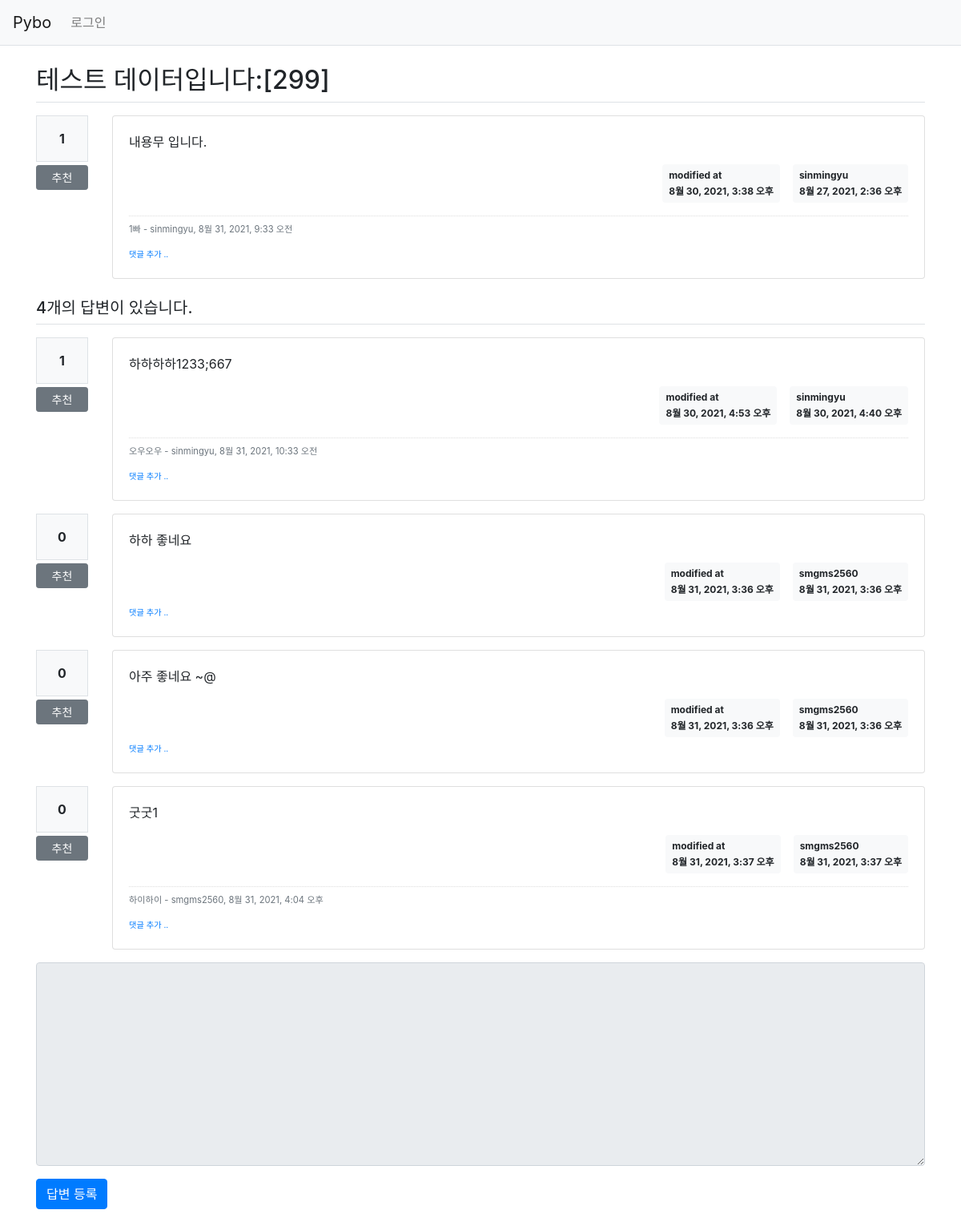
/pybo/304/, run on the app's committed database.
### pybo/models.py (models this page shows, shortened)
class Question(models.Model):
    author = models.ForeignKey(User, on_delete=models.CASCADE,
                               related_name='author_question')
    subject = models.CharField(max_length=200)
    content = models.TextField()
    create_date = models.DateTimeField()
    modify_date = models.DateTimeField(null=True, blank=True)
    voter = models.ManyToManyField(User, related_name='voter_question')

class Comment(models.Model):
    author = models.ForeignKey(User, on_delete=models.CASCADE)
    content = models.TextField()
    create_date = models.DateTimeField()
    modify_date = models.DateTimeField(null=True, blank=True)
    question = models.ForeignKey(Question, null=True, blank=True,
                                 on_delete=models.CASCADE)
    answer = models.ForeignKey(Answer, null=True, blank=True, on_delete=models.CASCADE)

class Answer(models.Model):
    author = models.ForeignKey(User, on_delete=models.CASCADE,
                               related_name='author_answer')
    question = models.ForeignKey(Question, on_delete=models.CASCADE)
    content = models.TextField()
    create_date = models.DateTimeField()
    modify_date = models.DateTimeField(null=True, blank=True)
    voter = models.ManyToManyField(User, related_name='voter_answer')

### pybo/views/base_views.py (the view)
def detail(request, question_id):
    question = get_object_or_404(Question, pk=question_id)
    context = {'question': question}
    return render(request, 'pybo/question_detail.html', context)

### pybo/templatetags/pybo_filter.py (called while the page is built)
@register.filter()
def mark(value):
    extensions = ["nl2br", "fenced_code"]
    return mark_safe(markdown.markdown(value, extensions=extensions))

### templates/pybo/question_detail.html (shortened to what this page needs)
{% extends 'base.html' %}
{% load pybo_filter %}
{% block content %}
<div class="container my-3">
    <h2 class="border-bottom py-2">{{ question.subject }}</h2>
    <div class="row my-3">
        <div class="col-1">
            <div class="bg-light text-center p-3 border font-weight-bolder mb-1">
                {{ question.voter.count }}
            </div>
            <a href="#" data-uri="{% url 'pybo:vote_question' question.id %}"
               class="recommend btn btn-sm btn-secondary btn-block my-1">추천</a>
        </div>
        <div class="col-11">
            <div class="card">
                <div class="card-body">
                    <div class="card-text">
                        {{ question.content|mark }}
                    </div>
                    <div class="d-flex justify-content-end">
                        {% if question.modify_date %}
                        <div class="badge badge-light p-2 text-left mx-3">
                            <div class="mb-2">modified at</div>
                            <div>{{ question.modify_date }}</div>
                        </div>
                        {% endif %}
                        <div class="badge badge-light p-2 text-left">
                            <div class="mb-2">{{ question.author.username }}</div>
                            <div>{{ question.create_date }}</div>
                        </div>
                    </div>
                    {% if question.comment_set.count > 0 %}
                    <div class="mt-3">
                        {% for comment in question.comment_set.all %}
                        <div class="comment py-2 text-muted">
                            <span style="white-space: pre-line;">{{ comment.content }}</span>
                            <span>
                                - {{ comment.author }}, {{ comment.create_date }}
                            </span>
                        </div>
                        {% endfor %}
                    </div>
                    {% endif %}
                    <div>
                        <a href="{% url 'pybo:comment_create_question' question.id %}" class="small"><small>댓글 추가 ..</small></a>
                    </div>
                </div>
            </div>
        </div>
    </div>
    <h5 class="border-bottom my-3 py-2">
        {{question.answer_set.count}}개의 답변이 있습니다.
    </h5>
    {% for answer in question.answer_set.all %}
    <div class="row my-3">
        <div class="col-1">
            <div class="bg-light text-center p-3 border font-weight-bolder mb-1">
                {{ answer.voter.count }}
            </div>
            <a href="#" data-uri="{% url 'pybo:vote_answer' answer.id %}"
               class="recommend btn btn-sm btn-secondary btn-block my-1">추천</a>
        </div>
        <div class="col-11">
            <div class="card">
                <div class="card-body">
                    <div class="card-text">
                        {{ answer.content|mark }}
                    </div>
                    <div class="d-flex justify-content-end">
                        {% if answer.modify_date %}
                        <div class="badge badge-light p-2 text-left mx-3">
                            <div class="mb-2">modified at</div>
                            <div>{{ answer.modify_date }}</div>
                        </div>
                        {% endif %}
                        <div class="badge badge-light p-2 text-left">
                            <div class="mb-2">{{ answer.author.username }}</div>
                            <div>{{ answer.create_date }}</div>
                        </div>
                    </div>
                    {% if answer.comment_set.count > 0 %}
                    <div class="mt-3">
                        {% for comment in answer.comment_set.all %}
                        <div class="comment py-2 text-muted">
                            <span style="white-space: pre-line;">{{ comment.content }}</span>
                            <span>
                                - {{ comment.author }}, {{ comment.create_date }}
                            </span>
                        </div>
                        {% endfor %}
                    </div>
                    {% endif %}
                    <div>
                        <a href="{% url 'pybo:comment_create_answer' answer.id %}"
                           class="small"><small>댓글 추가 ..</small></a>
                    </div>
                </div>
            </div>
        </div>
    </div>
    {% endfor %}
    <form action="{% url 'pybo:answer_create' question.id %}" method="post" class="my-3">
        <div class="form-group">
            <textarea name="content" id="content"
                      {% if not user.is_authenticated %} disabled {% endif %}
                      class="form-control" rows="10"></textarea>
        </div>
        <input type="submit" value="답변 등록" class="btn btn-primary">
    </form>
</div>
{% endblock %}

### static/style.css (style rules this page uses)
.comment { border-top: dotted 1px #ddd; font-size:0.7em; }

### data on the page
Question: subject "테스트 데이터입니다:[299]", voter.count "1", content|mark "내용무 입니다.", modify_date "8월 30, 2021, 3:38 오후", author.username "sinmingyu", create_date "8월 27, 2021, 2:36 오후", answer_set.count "4"
Comment: content "1빠", author "sinmingyu", create_date "8월 31, 2021, 9:33 오전"
Answer: voter.count "1", content|mark "하하하하1233;667", modify_date "8월 30, 2021, 4:53 오후", author.username "sinmingyu", create_date "8월 30, 2021, 4:40 오후"
Comment: content "오우오우", author "sinmingyu", create_date "8월 31, 2021, 10:33 오전"
Answer: voter.count "0", content|mark "하하 좋네요", modify_date "8월 31, 2021, 3:36 오후", author.username "smgms2560", create_date "8월 31, 2021, 3:36 오후"
Answer: voter.count "0", content|mark "아주 좋네요 ~@", modify_date "8월 31, 2021, 3:36 오후", author.username "smgms2560", create_date "8월 31, 2021, 3:36 오후"
Answer: voter.count "0", content|mark "굿굿1", modify_date "8월 31, 2021, 3:37 오후", author.username "smgms2560", create_date "8월 31, 2021, 3:37 오후"
Comment: content "하이하이", author "smgms2560", create_date "8월 31, 2021, 4:04 오후"
